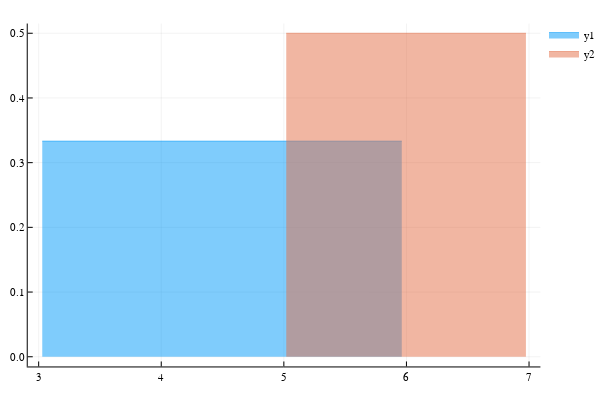

The code cell stored with this chart in its notebook:
### Code cell
plot([Uniform(3, 6), Uniform(5, 7)], fill=0, alpha=0.5)

### Figure 1 — Plotly figure (JSON) as saved in the notebook; plotly's stock layout.template omitted (floating-point values rounded to 4 significant figures)
{"data": [{"colorbar": {"title": {"text": ""}}, "fill": "tozeroy", "fillcolor": "rgba(0, 154, 250, 0.500)", "hoverinfo": "text", "legendgroup": "y1", "line": {"color": "rgba(0, 154, 250, 0.500)", "dash": "solid", "shape": "linear", "width": 1}, "mode": "lines", "name": "y1", "showlegend": true, "text": [null, null, null, null, null, null, null, null, null, null, null, null, null, null, null, null, null, null, null], "type": "scatter", "x": [3.029, 3.3, 3.463, 3.601, 3.75, 3.888, 4.036, 4.207, 4.359, 4.493, 4.638, 4.784, 4.946, 5.1, 5.26, 5.395, 5.559, 5.714, 5.962], "xaxis": "x", "y": [0.3333, 0.3333, 0.3333, 0.3333, 0.3333, 0.3333, 0.3333, 0.3333, 0.3333, 0.3333, 0.3333, 0.3333, 0.3333, 0.3333, 0.3333, 0.3333, 0.3333, 0.3333, 0.3333], "yaxis": "y", "zmax": 0.1, "zmin": -0.1}, {"colorbar": {"title": {"text": ""}}, "fill": "tozeroy", "fillcolor": "rgba(227, 111, 71, 0.500)", "hoverinfo": "text", "legendgroup": "y2", "line": {"color": "rgba(227, 111, 71, 0.500)", "dash": "solid", "shape": "linear", "width": 1}, "mode": "lines", "name": "y2", "showlegend": true, "text": [null, null, null, null, null, null, null, null, null, null, null, null, null, null, null, null, null, null, null], "type": "scatter", "x": [5.02, 5.2, 5.309, 5.4, 5.5, 5.592, 5.691, 5.805, 5.906, 5.995, 6.092, 6.19, 6.297, 6.4, 6.507, 6.597, 6.706, 6.809, 6.975], "xaxis": "x", "y": [0.5, 0.5, 0.5, 0.5, 0.5, 0.5, 0.5, 0.5, 0.5, 0.5, 0.5, 0.5, 0.5, 0.5, 0.5, 0.5, 0.5, 0.5, 0.5], "yaxis": "y", "zmax": 0.1, "zmin": -0.1}], "layout": {"annotations": [], "height": 400, "legend": {"bgcolor": "rgba(255, 255, 255, 1.000)", "bordercolor": "rgba(0, 0, 0, 1)", "font": {"color": "rgba(0, 0, 0, 1)", "family": "sans-serif", "size": 11}, "tracegroupgap": 0, "x": 1, "y": 1}, "margin": {"b": 20, "l": 0, "r": 0, "t": 20}, "paper_bgcolor": "rgba(255, 255, 255, 1.000)", "plot_bgcolor": "rgba(255, 255, 255, 1.000)", "showlegend": true, "width": 600, "xaxis": {"anchor": "y", "domain": [0.05101, 0.9934], "gridcolor": "rgba(0, 0, 0, 0.1)", "gridwidth": 0.5, "linecolor": "rgba(0, 0, 0, 1)", "mirror": false, "range": [2.911, 7.093], "showgrid": true, "showline": true, "showticklabels": true, "tickangle": 0, "tickcolor": "rgb(0, 0, 0)", "tickfont": {"color": "rgba(0, 0, 0, 1)", "family": "sans-serif", "size": 11}, "tickmode": "array", "ticks": "inside", "ticktext": ["3", "4", "5", "6", "7"], "tickvals": [3, 4, 5, 6, 7], "title": {"font": {"color": "rgba(0, 0, 0, 1)", "family": "sans-serif", "size": 15}, "text": ""}, "type": "linear", "visible": true, "zeroline": false, "zerolinecolor": "rgba(0, 0, 0, 1)"}, "yaxis": {"anchor": "x", "domain": [0.03762, 0.9902], "gridcolor": "rgba(0, 0, 0, 0.1)", "gridwidth": 0.5, "linecolor": "rgba(0, 0, 0, 1)", "mirror": false, "range": [-0.015, 0.515], "showgrid": true, "showline": true, "showticklabels": true, "tickangle": 0, "tickcolor": "rgb(0, 0, 0)", "tickfont": {"color": "rgba(0, 0, 0, 1)", "family": "sans-serif", "size": 11}, "tickmode": "array", "ticks": "inside", "ticktext": ["0.0", "0.1", "0.2", "0.3", "0.4", "0.5"], "tickvals": [0, 0.1, 0.2, 0.3, 0.4, 0.5], "title": {"font": {"color": "rgba(0, 0, 0, 1)", "family": "sans-serif", "size": 15}, "text": ""}, "type": "linear", "visible": true, "zeroline": false, "zerolinecolor": "rgba(0, 0, 0, 1)"}}}
